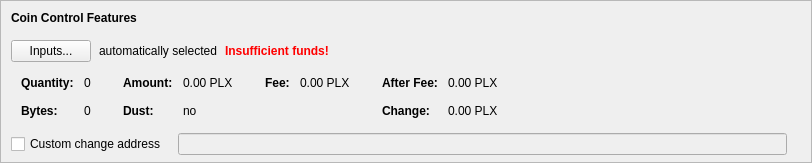
    <widget class="QFrame" name="frameCoinControl">
     <property name="sizePolicy">
      <sizepolicy hsizetype="Expanding" vsizetype="Expanding">
       <horstretch>0</horstretch>
       <verstretch>0</verstretch>
      </sizepolicy>
     </property>
     <property name="maximumSize">
      <size>
       <width>16777215</width>
       <height>16777215</height>
      </size>
     </property>
     <property name="frameShape">
      <enum>QFrame::StyledPanel</enum>
     </property>
     <property name="frameShadow">
      <enum>QFrame::Sunken</enum>
     </property>
     <layout class="QVBoxLayout" name="verticalLayoutCoinControl2">
      <property name="spacing">
       <number>0</number>
      </property>
      <property name="leftMargin">
       <number>0</number>
      </property>
      <property name="topMargin">
       <number>0</number>
      </property>
      <property name="rightMargin">
       <number>0</number>
      </property>
      <property name="bottomMargin">
       <number>6</number>
      </property>
      <item>
       <layout class="QVBoxLayout" name="verticalLayoutCoinControl" stretch="0,0,0,0,1">
        <property name="spacing">
         <number>0</number>
        </property>
        <property name="leftMargin">
         <number>10</number>
        </property>
        <property name="topMargin">
         <number>10</number>
        </property>
        <item>
         <layout class="QHBoxLayout" name="horizontalLayoutCoinControl1">
          <property name="bottomMargin">
           <number>15</number>
          </property>
          <item>
           <widget class="QLabel" name="labelCoinControlFeatures">
            <property name="sizePolicy">
             <sizepolicy hsizetype="Preferred" vsizetype="Maximum">
              <horstretch>0</horstretch>
              <verstretch>0</verstretch>
             </sizepolicy>
            </property>
            <property name="font">
             <font>
              <weight>75</weight>
              <bold>true</bold>
             </font>
            </property>
            <property name="styleSheet">
             <string notr="true">font-weight:bold;</string>
            </property>
            <property name="text">
             <string>Coin Control Features</string>
            </property>
           </widget>
          </item>
         </layout>
        </item>
        <item>
         <layout class="QHBoxLayout" name="horizontalLayoutCoinControl2" stretch="0,0,0,0">
          <property name="spacing">
           <number>8</number>
          </property>
          <property name="bottomMargin">
           <number>10</number>
          </property>
          <item>
           <widget class="QPushButton" name="pushButtonCoinControl">
            <property name="styleSheet">
             <string notr="true"/>
            </property>
            <property name="text">
             <string>Inputs...</string>
            </property>
            <property name="autoDefault">
             <bool>false</bool>
            </property>
           </widget>
          </item>
          <item>
           <widget class="QLabel" name="labelCoinControlAutomaticallySelected">
            <property name="text">
             <string>automatically selected</string>
            </property>
            <property name="margin">
             <number>5</number>
            </property>
           </widget>
          </item>
          <item>
           <widget class="QLabel" name="labelCoinControlInsuffFunds">
            <property name="font">
             <font>
              <weight>75</weight>
              <bold>true</bold>
             </font>
            </property>
            <property name="styleSheet">
             <string notr="true">color:red;font-weight:bold;</string>
            </property>
            <property name="text">
             <string>Insufficient funds!</string>
            </property>
            <property name="margin">
             <number>5</number>
            </property>
           </widget>
          </item>
          <item>
           <spacer name="horizontalSpacerCoinControl">
            <property name="orientation">
             <enum>Qt::Horizontal</enum>
            </property>
            <property name="sizeHint" stdset="0">
             <size>
              <width>40</width>
              <height>1</height>
             </size>
            </property>
           </spacer>
          </item>
         </layout>
        </item>
        <item>
         <widget class="QWidget" name="widgetCoinControl" native="true">
          <property name="sizePolicy">
           <sizepolicy hsizetype="Preferred" vsizetype="Preferred">
            <horstretch>0</horstretch>
            <verstretch>0</verstretch>
           </sizepolicy>
          </property>
          <property name="minimumSize">
           <size>
            <width>0</width>
            <height>0</height>
           </size>
          </property>
          <property name="styleSheet">
           <string notr="true"/>
          </property>
          <layout class="QHBoxLayout" name="horizontalLayoutCoinControl5">
           <property name="leftMargin">
            <number>0</number>
           </property>
           <property name="topMargin">
            <number>0</number>
           </property>
           <property name="rightMargin">
            <number>0</number>
           </property>
           <property name="bottomMargin">
            <number>0</number>
           </property>
           <item>
            <layout class="QHBoxLayout" name="horizontalLayoutCoinControl3" stretch="0,0,0,1">
             <property name="spacing">
              <number>20</number>
             </property>
             <property name="topMargin">
              <number>0</number>
             </property>
             <property name="bottomMargin">
              <number>10</number>
             </property>
             <item>
              <layout class="QFormLayout" name="formLayoutCoinControl1">
               <property name="horizontalSpacing">
                <number>10</number>
               </property>
               <property name="verticalSpacing">
                <number>14</number>
               </property>
               <property name="leftMargin">
                <number>10</number>
               </property>
               <property name="topMargin">
                <number>4</number>
               </property>
               <property name="rightMargin">
                <number>6</number>
               </property>
               <item row="0" column="0">
                <widget class="QLabel" name="labelCoinControlQuantityText">
                 <property name="font">
                  <font>
                   <weight>75</weight>
                   <bold>true</bold>
                  </font>
                 </property>
                 <property name="text">
                  <string>Quantity:</string>
                 </property>
                 <property name="margin">
                  <number>0</number>
                 </property>
                </widget>
               </item>
               <item row="0" column="1">
                <widget class="QLabel" name="labelCoinControlQuantity">
                 <property name="cursor">
                  <cursorShape>IBeamCursor</cursorShape>
                 </property>
                 <property name="contextMenuPolicy">
                  <enum>Qt::ActionsContextMenu</enum>
                 </property>
                 <property name="text">
                  <string notr="true">0</string>
                 </property>
                 <property name="margin">
                  <number>0</number>
                 </property>
                 <property name="textInteractionFlags">
                  <set>Qt::LinksAccessibleByMouse|Qt::TextSelectableByKeyboard|Qt::TextSelectableByMouse</set>
                 </property>
                </widget>
               </item>
               <item row="1" column="0">
                <widget class="QLabel" name="labelCoinControlBytesText">
                 <property name="font">
                  <font>
                   <weight>75</weight>
                   <bold>true</bold>
                  </font>
                 </property>
                 <property name="text">
                  <string>Bytes:</string>
                 </property>
                </widget>
               </item>
               <item row="1" column="1">
                <widget class="QLabel" name="labelCoinControlBytes">
                 <property name="cursor">
                  <cursorShape>IBeamCursor</cursorShape>
                 </property>
                 <property name="contextMenuPolicy">
                  <enum>Qt::ActionsContextMenu</enum>
                 </property>
                 <property name="text">
                  <string notr="true">0</string>
                 </property>
                 <property name="textInteractionFlags">
                  <set>Qt::LinksAccessibleByMouse|Qt::TextSelectableByKeyboard|Qt::TextSelectableByMouse</set>
                 </property>
                </widget>
               </item>
              </layout>
             </item>
             <item>
              <layout class="QFormLayout" name="formLayoutCoinControl2">
               <property name="horizontalSpacing">
                <number>10</number>
               </property>
               <property name="verticalSpacing">
                <number>14</number>
               </property>
               <property name="leftMargin">
                <number>6</number>
               </property>
               <property name="topMargin">
                <number>4</number>
               </property>
               <property name="rightMargin">
                <number>6</number>
               </property>
               <item row="0" column="0">
                <widget class="QLabel" name="labelCoinControlAmountText">
                 <property name="font">
                  <font>
                   <weight>75</weight>
                   <bold>true</bold>
                  </font>
                 </property>
                 <property name="text">
                  <string>Amount:</string>
                 </property>
                 <property name="margin">
                  <number>0</number>
                 </property>
                </widget>
               </item>
               <item row="0" column="1">
                <widget class="QLabel" name="labelCoinControlAmount">
                 <property name="cursor">
                  <cursorShape>IBeamCursor</cursorShape>
                 </property>
                 <property name="contextMenuPolicy">
                  <enum>Qt::ActionsContextMenu</enum>
                 </property>
                 <property name="text">
                  <string notr="true">0.00 PLX</string>
                 </property>
                 <property name="textInteractionFlags">
                  <set>Qt::LinksAccessibleByMouse|Qt::TextSelectableByKeyboard|Qt::TextSelectableByMouse</set>
                 </property>
                </widget>
               </item>
               <item row="1" column="0">
                <widget class="QLabel" name="labelCoinControlLowOutputText">
                 <property name="font">
                  <font>
                   <weight>75</weight>
                   <bold>true</bold>
                  </font>
                 </property>
                 <property name="text">
                  <string>Dust:</string>
                 </property>
                </widget>
               </item>
               <item row="1" column="1">
                <widget class="QLabel" name="labelCoinControlLowOutput">
                 <property name="cursor">
                  <cursorShape>IBeamCursor</cursorShape>
                 </property>
                 <property name="contextMenuPolicy">
                  <enum>Qt::ActionsContextMenu</enum>
                 </property>
                 <property name="text">
                  <string notr="true">no</string>
                 </property>
                 <property name="textInteractionFlags">
                  <set>Qt::LinksAccessibleByMouse|Qt::TextSelectableByKeyboard|Qt::TextSelectableByMouse</set>
                 </property>
                </widget>
               </item>
              </layout>
             </item>
             <item>
              <layout class="QFormLayout" name="formLayoutCoinControl3">
               <property name="horizontalSpacing">
                <number>10</number>
               </property>
               <property name="verticalSpacing">
                <number>14</number>
               </property>
               <property name="leftMargin">
                <number>6</number>
               </property>
               <property name="topMargin">
                <number>4</number>
               </property>
               <property name="rightMargin">
                <number>6</number>
               </property>
               <item row="0" column="0">
                <widget class="QLabel" name="labelCoinControlFeeText">
                 <property name="font">
                  <font>
                   <weight>75</weight>
                   <bold>true</bold>
                  </font>
                 </property>
                 <property name="text">
                  <string>Fee:</string>
                 </property>
                 <property name="margin">
                  <number>0</number>
                 </property>
                </widget>
               </item>
               <item row="0" column="1">
                <widget class="QLabel" name="labelCoinControlFee">
                 <property name="cursor">
                  <cursorShape>IBeamCursor</cursorShape>
                 </property>
                 <property name="contextMenuPolicy">
                  <enum>Qt::ActionsContextMenu</enum>
                 </property>
                 <property name="text">
                  <string notr="true">0.00 PLX</string>
                 </property>
                 <property name="textInteractionFlags">
                  <set>Qt::LinksAccessibleByMouse|Qt::TextSelectableByKeyboard|Qt::TextSelectableByMouse</set>
                 </property>
                </widget>
               </item>
              </layout>
             </item>
             <item>
              <layout class="QFormLayout" name="formLayoutCoinControl4">
               <property name="horizontalSpacing">
                <number>10</number>
               </property>
               <property name="verticalSpacing">
                <number>14</number>
               </property>
               <property name="leftMargin">
                <number>6</number>
               </property>
               <property name="topMargin">
                <number>4</number>
               </property>
               <property name="rightMargin">
                <number>6</number>
               </property>
               <item row="0" column="0">
                <widget class="QLabel" name="labelCoinControlAfterFeeText">
                 <property name="font">
                  <font>
                   <weight>75</weight>
                   <bold>true</bold>
                  </font>
                 </property>
                 <property name="text">
                  <string>After Fee:</string>
                 </property>
                 <property name="margin">
                  <number>0</number>
                 </property>
                </widget>
               </item>
               <item row="0" column="1">
                <widget class="QLabel" name="labelCoinControlAfterFee">
                 <property name="cursor">
                  <cursorShape>IBeamCursor</cursorShape>
                 </property>
                 <property name="contextMenuPolicy">
                  <enum>Qt::ActionsContextMenu</enum>
                 </property>
                 <property name="text">
                  <string notr="true">0.00 PLX</string>
                 </property>
                 <property name="textInteractionFlags">
                  <set>Qt::LinksAccessibleByMouse|Qt::TextSelectableByKeyboard|Qt::TextSelectableByMouse</set>
                 </property>
                </widget>
               </item>
               <item row="1" column="0">
                <widget class="QLabel" name="labelCoinControlChangeText">
                 <property name="font">
                  <font>
                   <weight>75</weight>
                   <bold>true</bold>
                  </font>
                 </property>
                 <property name="text">
                  <string>Change:</string>
                 </property>
                </widget>
               </item>
               <item row="1" column="1">
                <widget class="QLabel" name="labelCoinControlChange">
                 <property name="cursor">
                  <cursorShape>IBeamCursor</cursorShape>
                 </property>
                 <property name="contextMenuPolicy">
                  <enum>Qt::ActionsContextMenu</enum>
                 </property>
                 <property name="text">
                  <string notr="true">0.00 PLX</string>
                 </property>
                 <property name="textInteractionFlags">
                  <set>Qt::LinksAccessibleByMouse|Qt::TextSelectableByKeyboard|Qt::TextSelectableByMouse</set>
                 </property>
                </widget>
               </item>
              </layout>
             </item>
            </layout>
           </item>
          </layout>
         </widget>
        </item>
        <item>
         <layout class="QHBoxLayout" name="horizontalLayoutCoinControl4" stretch="0,0,0">
          <property name="spacing">
           <number>12</number>
          </property>
          <property name="sizeConstraint">
           <enum>QLayout::SetDefaultConstraint</enum>
          </property>
          <property name="topMargin">
           <number>5</number>
          </property>
          <property name="rightMargin">
           <number>5</number>
          </property>
          <item>
           <widget class="QCheckBox" name="checkBoxCoinControlChange">
            <property name="toolTip">
             <string>If this is activated, but the change address is empty or invalid, change will be sent to a newly generated address.</string>
            </property>
            <property name="text">
             <string>Custom change address</string>
            </property>
           </widget>
          </item>
          <item>
           <widget class="QValidatedLineEdit" name="lineEditCoinControlChange">
            <property name="enabled">
             <bool>false</bool>
            </property>
            <property name="sizePolicy">
             <sizepolicy hsizetype="Expanding" vsizetype="Fixed">
              <horstretch>0</horstretch>
              <verstretch>0</verstretch>
             </sizepolicy>
            </property>
           </widget>
          </item>
          <item>
           <widget class="QLabel" name="labelCoinControlChangeLabel">
            <property name="sizePolicy">
             <sizepolicy hsizetype="Preferred" vsizetype="Expanding">
              <horstretch>0</horstretch>
              <verstretch>0</verstretch>
             </sizepolicy>
            </property>
            <property name="minimumSize">
             <size>
              <width>0</width>
              <height>0</height>
             </size>
            </property>
            <property name="text">
             <string/>
            </property>
            <property name="margin">
             <number>3</number>
            </property>
           </widget>
          </item>
         </layout>
        </item>
        <item>
         <spacer name="verticalSpacerCoinControl">
          <property name="orientation">
           <enum>Qt::Vertical</enum>
          </property>
          <property name="sizeHint" stdset="0">
           <size>
            <width>800</width>
            <height>1</height>
           </size>
          </property>
         </spacer>
        </item>
       </layout>
      </item>
     </layout>
    </widget>
